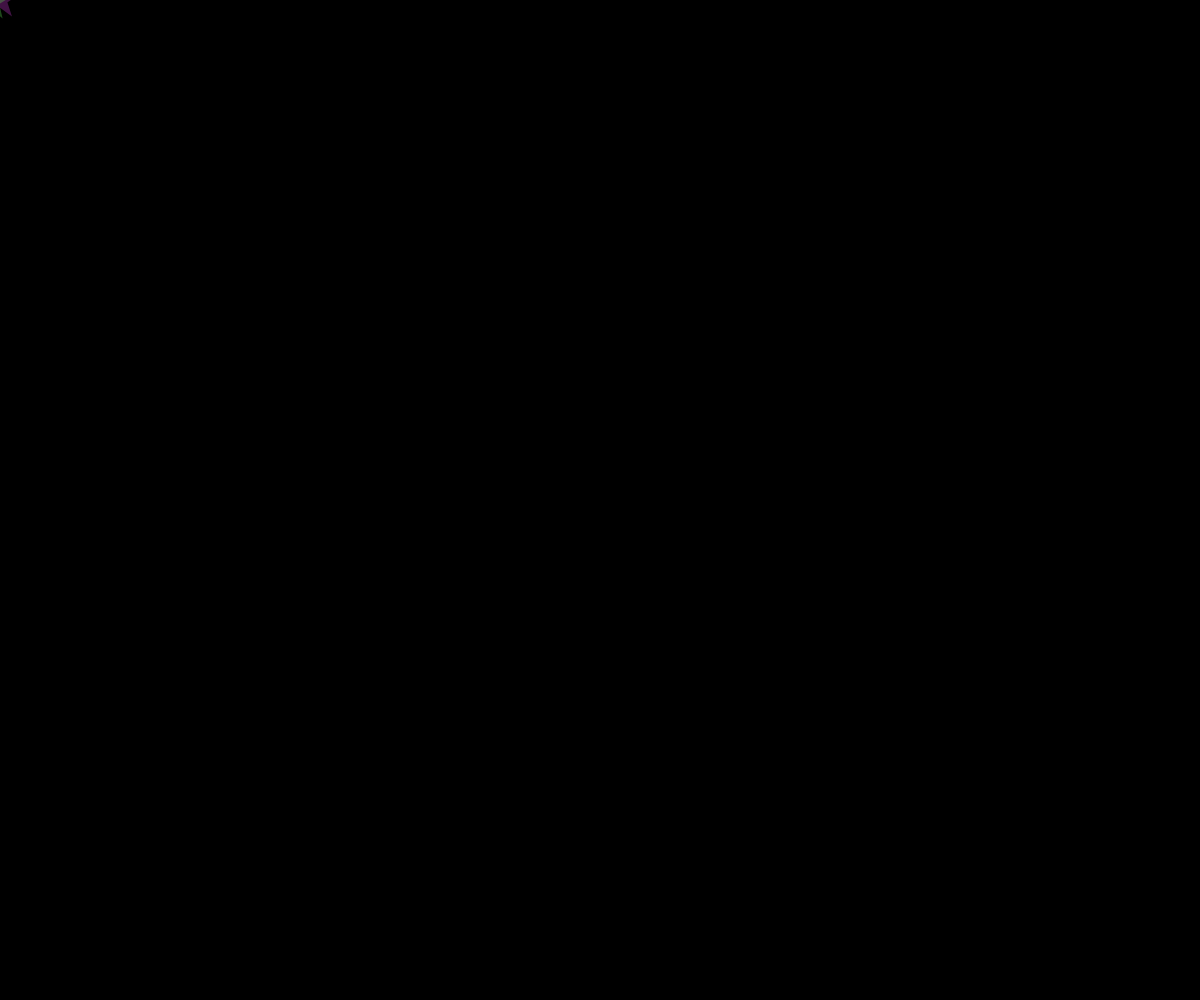
Frame 1 (no input)
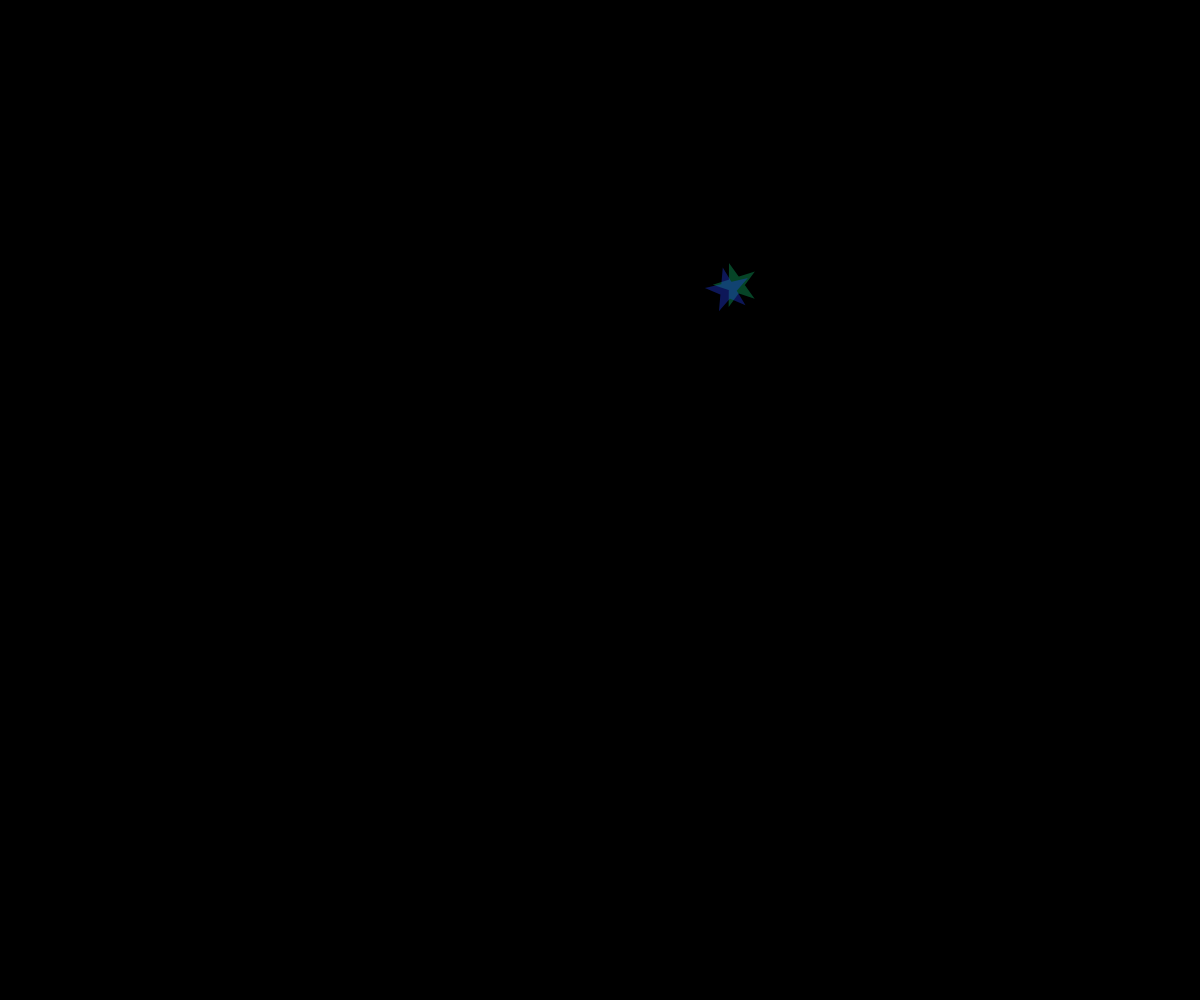
Frame 60 (no input)
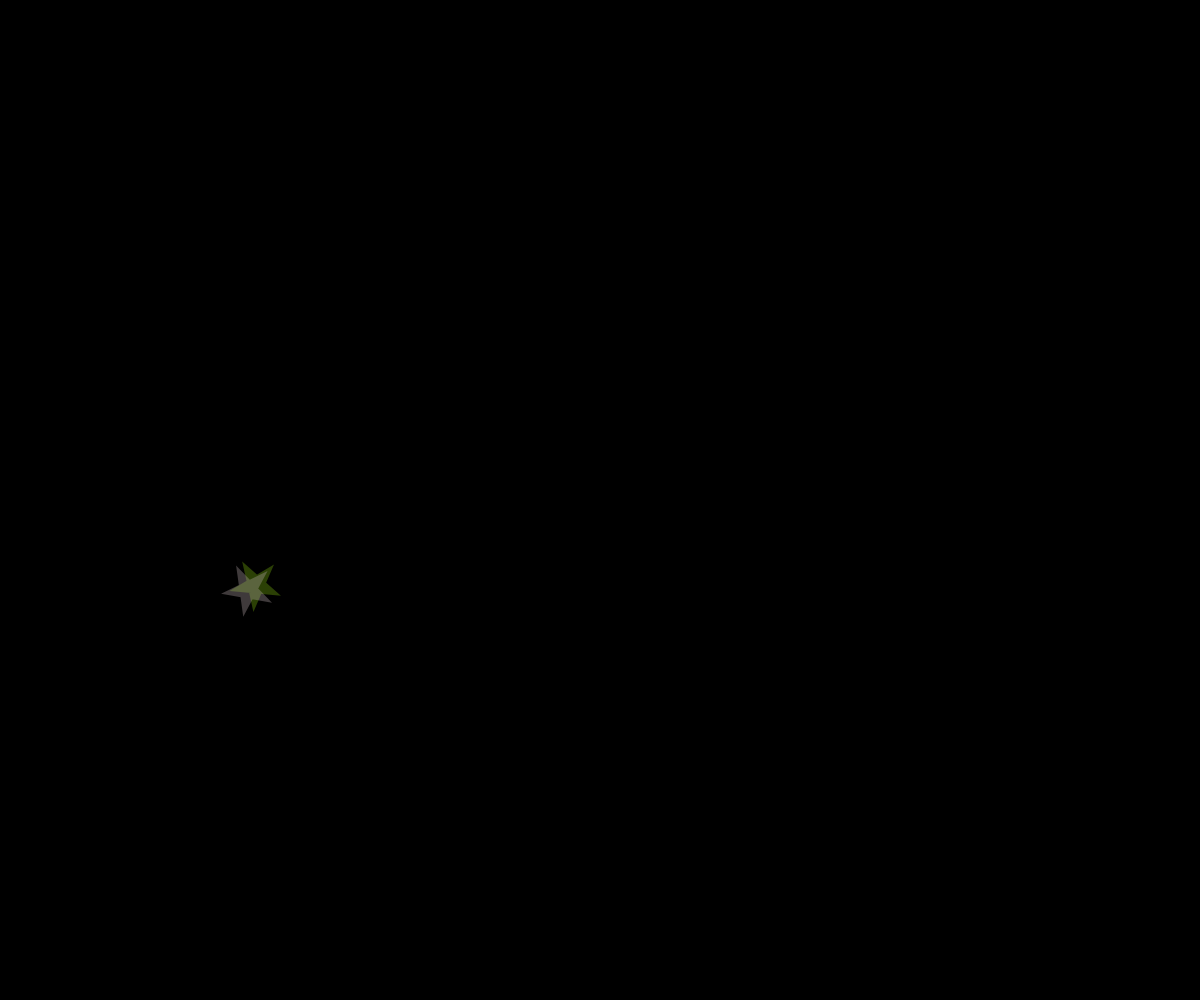
Frame 120 (the mouse pressed at the canvas centre since frame 60)

The p5.js sketch that drew these frames (run headless with seeded random() and noise() and a simulated clock; from frame 60 on, the mouse is pressed at the canvas centre):

// p5.js sketch
// ── sketch.js
let x, y, vx, vy, angle, count, cycle, size;
const g = 1;
const vyMax = 5;

function setup(){
  createCanvas(windowWidth, windowHeight);
  x = mouseX;
  y = mouseY;
  vx = 8;
  vy = 1;
  angle = 0
  size = 20
  count = 0
  cycle = 70;
}

function draw(){
  background(0);
  noStroke();
  count = (count + 1) % cycle;
  if(count < 35){
    size += 0.4;
  }
  else{
    size -= 0.4;
  }
  fill(random(255),random(255),random(255),90);
  star(x, y, size, angle);


    angle += 0.08;
    x -= vx;
    y += vy;
    vy += g
    vy = constrain(vy, -vyMax, vyMax);

    fill(random(255),random(255),random(255),90);
    star(x, y, size, angle);

      if(x > width){ x = 0; }
      else if(x < 0){ x = width; }
      if(y > height){ y = 0; }
      if(y < 0){ y = height; }
    }




function star(cx, cy, size, angle){
  beginShape();
  for(var i = 0; i < 5; i++){
    var theta = TWO_PI * i * 2 / 5 - HALF_PI + angle;

    var x = cx + cos(theta) * size;
    var y = cy + sin(theta) * size;
    vertex(x,y);
  }
  endShape(CLOSE);
}

function mouseClicked(){
  x = mouseX;
  y = mouseY;
}

    function windowResized(){
      resizeCanvas(windowWidth, windowHeight);
    }
